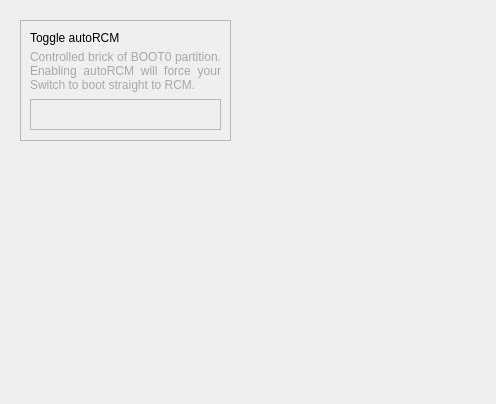
<?xml version="1.0" encoding="UTF-8"?>
<ui version="4.0">
 <class>qTools</class>
 <widget class="QWidget" name="qTools">
  <property name="geometry">
   <rect>
    <x>0</x>
    <y>0</y>
    <width>496</width>
    <height>404</height>
   </rect>
  </property>
  <property name="windowTitle">
   <string>Form</string>
  </property>
  <widget class="QFrame" name="autoRcmFrame">
   <property name="geometry">
    <rect>
     <x>20</x>
     <y>20</y>
     <width>211</width>
     <height>121</height>
    </rect>
   </property>
   <property name="frameShape">
    <enum>QFrame::StyledPanel</enum>
   </property>
   <property name="frameShadow">
    <enum>QFrame::Raised</enum>
   </property>
   <widget class="QWidget" name="verticalLayoutWidget">
    <property name="geometry">
     <rect>
      <x>150</x>
      <y>80</y>
      <width>51</width>
      <height>31</height>
     </rect>
    </property>
    <layout class="QVBoxLayout" name="autoRcmLayout"/>
   </widget>
   <widget class="QLabel" name="autoRcmTitleLbl">
    <property name="geometry">
     <rect>
      <x>10</x>
      <y>10</y>
      <width>191</width>
      <height>16</height>
     </rect>
    </property>
    <property name="styleSheet">
     <string notr="true"/>
    </property>
    <property name="text">
     <string>Toggle autoRCM</string>
    </property>
   </widget>
   <widget class="QLabel" name="autoRcmDescLbl">
    <property name="geometry">
     <rect>
      <x>10</x>
      <y>30</y>
      <width>191</width>
      <height>51</height>
     </rect>
    </property>
    <property name="styleSheet">
     <string notr="true">font:  7.5pt &quot;Rubik&quot;;
color: rgb(168, 168, 168);</string>
    </property>
    <property name="text">
     <string>Controlled brick of BOOT0 partition. Enabling autoRCM will force your Switch to boot straight to RCM.</string>
    </property>
    <property name="alignment">
     <set>Qt::AlignJustify|Qt::AlignTop</set>
    </property>
    <property name="wordWrap">
     <bool>true</bool>
    </property>
   </widget>
   <widget class="QFrame" name="autoRcm_warningFrame">
    <property name="geometry">
     <rect>
      <x>10</x>
      <y>79</y>
      <width>191</width>
      <height>31</height>
     </rect>
    </property>
    <property name="frameShape">
     <enum>QFrame::StyledPanel</enum>
    </property>
    <property name="frameShadow">
     <enum>QFrame::Raised</enum>
    </property>
    <widget class="QLabel" name="autoRcm_warningLbl">
     <property name="enabled">
      <bool>true</bool>
     </property>
     <property name="geometry">
      <rect>
       <x>0</x>
       <y>0</y>
       <width>191</width>
       <height>31</height>
      </rect>
     </property>
     <property name="styleSheet">
      <string notr="true"/>
     </property>
     <property name="text">
      <string/>
     </property>
     <property name="alignment">
      <set>Qt::AlignCenter</set>
     </property>
    </widget>
   </widget>
  </widget>
 </widget>
 <resources/>
 <connections/>
</ui>
